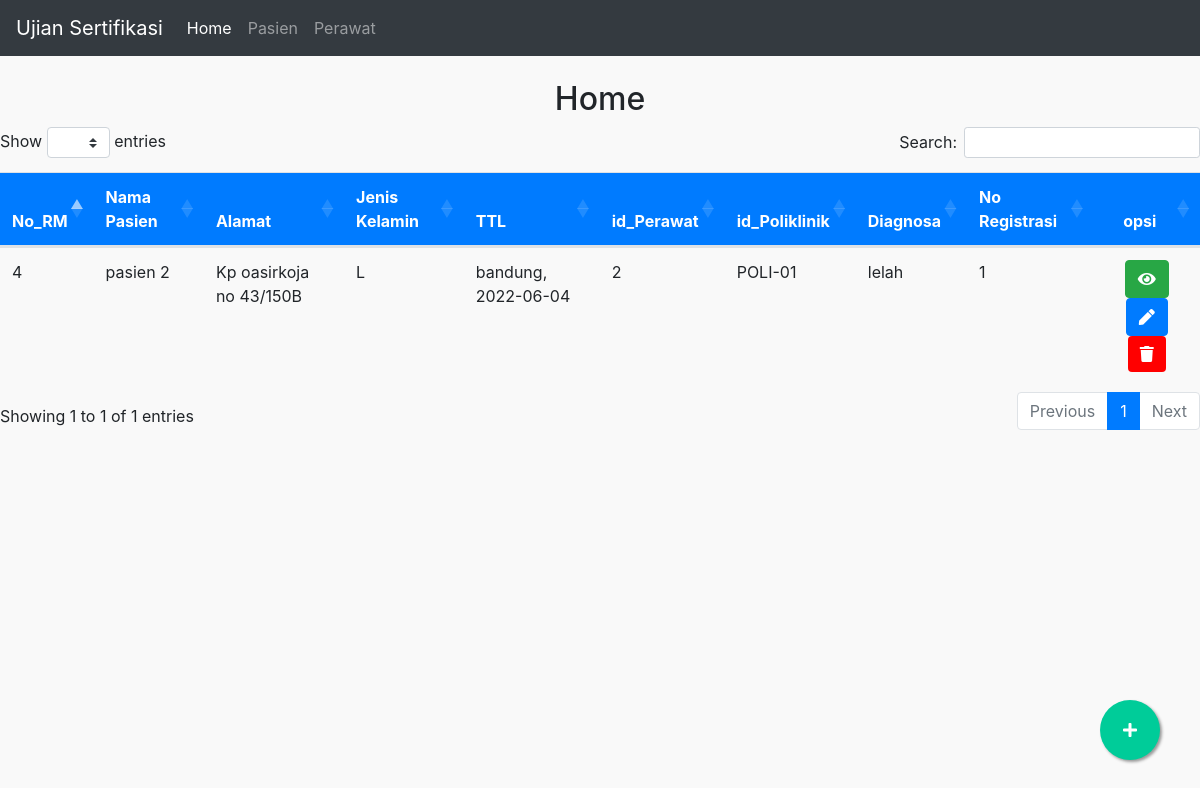
The app's page /Dashboard/tindakan.php with its own data.
### tables this page shows
CREATE TABLE `tabel_tindakan` (
  `no_registrasi` int(11) NOT NULL,
  `id_perawat` int(11) NOT NULL,
  `nama_pasien` varchar(50) NOT NULL,
  `jam` time NOT NULL,
  `diagnosa` text NOT NULL
);

CREATE TABLE `table_pasien` (
  `No_RM` int(11) NOT NULL,
  `nama` varchar(50) NOT NULL,
  `alamat` text NOT NULL,
  `tempat_lahir` varchar(50) NOT NULL,
  `tgl_lahir` date NOT NULL,
  `jenis_kelamin` char(1) NOT NULL,
  `pekerjaan` varchar(40) NOT NULL
);

CREATE TABLE `table_perawat` (
  `id_perawat` int(11) NOT NULL,
  `id_poliklinik` varchar(7) NOT NULL,
  `nama` varchar(50) NOT NULL,
  `alamat` text NOT NULL,
  `tgl_lahir` date NOT NULL
);

### Dashboard/tindakan.php (the view, shortened to what this page needs)
<!doctype html>
<html lang="en">
<head>
  <link rel="stylesheet" href="../Asset/css/base.css">
  <link rel="stylesheet" href="../Asset/css/mobile.css">
  <link rel="stylesheet" type="text/css" href="https://cdn.datatables.net/1.10.21/css/dataTables.bootstrap4.min.css" />
  <link rel="stylesheet" type="text/css" href="../Asset/SweetAlert/sweetalert2.min.css">
  <link rel="stylesheet" href="../Asset/css/bootstrap.min.css">
  <link rel="stylesheet" href="https://use.fontawesome.com/releases/v5.3.1/css/all.css">
</head>
<body style="background:#f9f9f9;">
  <nav class="navbar navbar-expand-lg navbar-dark bg-dark">
    <a class="navbar-brand" href="#">Ujian Sertifikasi</a>
    <div class="collapse navbar-collapse" id="navbarNav">
      <ul class="navbar-nav">
        <li class="nav-item active">
          <a class="nav-link" href="tindakan.php">Home <span class="sr-only">(current)</span></a>
        </li>
        <li class="nav-item">
          <a class="nav-link" href="pasien.php">Pasien</a>
        </li>
        <li class="nav-item">
          <a class="nav-link" href="perawat.php">Perawat</a>
        </li>
      </ul>
    </div>
  </nav>
  <br>
  <center><h2>Home</h2></center>
  <div class="col-3">
                    </div>
                  <table class="table" id="tabel-data">
                    <thead class="" style="background:#007BFF;color:#fff;">
                      <tr>
                        <th scope="col">No_RM</th>
                        <th scope="col">Nama Pasien</th>
                        <th scope="col">Alamat</th>
                        <th scope="col">Jenis Kelamin</th>
                        <th scope="col">TTL</th>
                        <th scope="col">id_Perawat</th>
                        <th scope="col">id_Poliklinik</th>
                        <th scope="col">Diagnosa</th>
                        <th scope="col">No Registrasi</th>
                        <th scope="col">
                          <center>opsi</center>
                        </th>
                      </tr>
                    </thead>
                    <tbody>
                      <?php
                      include '../Auth/koneksi.php';
                      $tindakan = mysqli_query($koneksi, "select table_pasien.*,table_perawat.id_perawat,table_perawat.id_poliklinik,tabel_tindakan.diagnosa,tabel_tindakan.no_registrasi from tabel_tindakan join table_perawat on table_perawat.id_perawat=tabel_tindakan.id_perawat join table_pasien on table_pasien.nama=tabel_tindakan.nama_pasien");
                      while ($row = mysqli_fetch_array($tindakan)) {
                        echo "<tr class='itemtindakan" . $row['no_registrasi'] . "'>
                          <td>" . $row['No_RM'] . "</td>
                          <td>" . $row['nama'] . "</td>
                          <td>" . $row['alamat'] . "</td>
                          <td>" . $row['jenis_kelamin'] . "</td>
                          <td>" . $row['tempat_lahir'] .", ". $row['tgl_lahir']. "</td>
                          <td>" . $row['id_perawat'] . "</td>
                          <td>" . $row['id_poliklinik'] . "</td>
                          <td>" . $row['diagnosa']."</td>
                          <td>" . $row['no_registrasi']."</td>
                          <td>
                            <center>
                                <button class='btn btn-success btn_view'data-toggle='modal' data-id=".$row['no_registrasi']." data-target='#view'aria-hidden='true' type='button'><i class='fas fa-eye'></i> </button>
                                <button class='btn btn-primary btn_edit'data-toggle='modal' data-id=".$row['no_registrasi']." data-target='#edit'aria-hidden='true' type='button'><i class='fas fa-pen'></i> </button>
                                <button class='btn btn-primary btn_delete' style='background:red;border:none;' data-id=".$row['no_registrasi']."> <i class='fas fa-trash'></i> </button>
                            </center>
                          </td>
                        </tr>";
                      }
                      ?>
                    </tbody>
                  </table>
    <a href="#" class="float" data-toggle="modal" data-target="#Tambah"aria-hidden="true">
      <i class="fa fa-plus my-float"></i>
    </a>
  </body>
</body>
</html>

### Asset/css/base.css (style rules this page uses)
body,html { overflow-x: hidden; }

### Dashboard/tindakan.php (style rules this page uses)
.float { position:fixed; width:60px; height:60px; bottom:40px; right:40px; background-color:#0C9; color:#FFF; border-radius:50px; text-align:center; box-shadow: 2px 2px 3px #999; }
.my-float { margin-top:22px; }

### records on screen
tabel_tindakan: table_pasien.No_RM "4", table_pasien.nama "pasien 2", table_pasien.alamat "Kp oasirkoja no 43/150B", table_pasien.jenis_kelamin "L", table_pasien.tempat_lahir "bandung", table_pasien.tgl_lahir "2022-06-04", id_perawat.id_perawat "2", id_perawat.id_poliklinik "POLI-01", diagnosa "lelah", no_registrasi "1"
